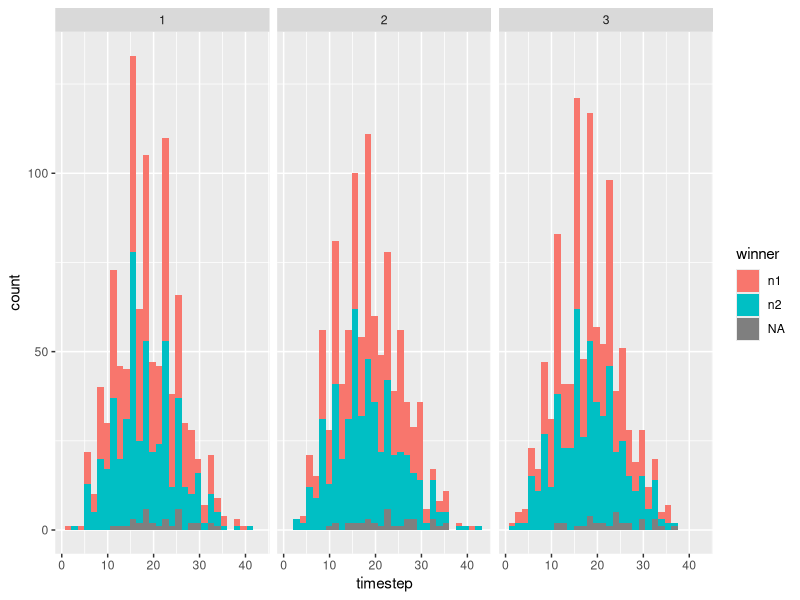
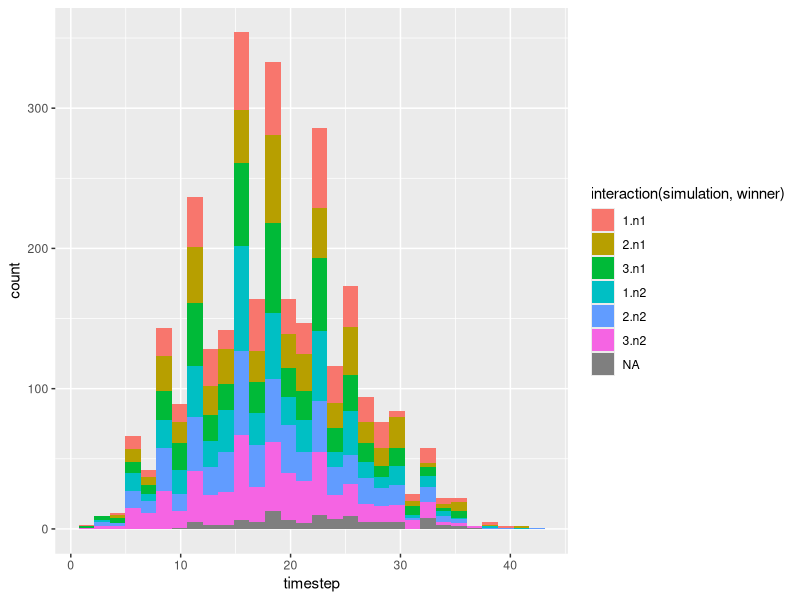

Generate these figures, in order, with R:
## ---- chunk 1
library(tidyverse)

## ---- chunk 2
my_world <- list("1" = list("n1" = 10, "n2" = 10), 
              "2" = list("n1" = 0, "n2" = 0), 
              "3" = list("n1" = 0, "n2" = 0),
              "4" = list("n1" = 0, "n2" = 0), 
              "5" = list("n1" = 0, "n2" = 0), 
              "6" = list("n1" = 0, "n2" = 0), 
              "7" = list("n1" = 0, "n2" = 0), 
              "8" = list("n1" = 0, "n2" = 0), 
              "9" = list("n1" = 0, "n2" = 0), 
              "10" = list("n1" = 0, "n2" = 0))
my_params <- list("n1" = list("r" = 0.1, "k" = 1000), 
               "n2" = list("r" = 0.1, "k" = 1000))
## ---- chunk 3
migrants_number <- function(n){
  return(rbinom(n = 1, size = n, prob = 0.5))
}
## ---- chunk 4
direction_generator <-function(){
  return(sample(c(-1, 1), 1))
}
direction_generator()

## ---- chunk 5
growth <- function(r, k, n){
  return((1 + r*(1-n/k))*n)
}
growth(r = 10, k = 100, n = 10)
## ---- chunk 6
simulate <- function(world, params){
  # running for a max of 1000 time steps
  # should stop before 1000 when a population wins
  i <- 0
  while(i<1000){
    
    # growth on all patches
    for(patch in seq(1, length(world))){
      
      # growth within each patch
      for(pop in seq(1, length(world[[patch]]))){
        curr_pop_name <- names(world[[patch]][pop])
        curr_pop <- world[[patch]][[curr_pop_name]]
        world[[patch]][[curr_pop_name]] <- round(growth(r = params[[curr_pop_name]][["r"]], k = params[[curr_pop_name]][["k"]], n = curr_pop)) -> curr_pop
      }
    }
    
    # movement on all patches
    for(patch in seq(1, length(world))){
      
      # movement of each patch
      for(pop in seq(1, length(world[[patch]]))){
        curr_pop_name <- names(world[[patch]][pop])
        curr_pop <- world[[patch]][[curr_pop_name]]
        migrants <- migrants_number(floor(curr_pop))
        direction <- direction_generator()
        destination <- patch + direction
        if(all(destination > 0 & destination <= length(world))){
          world[[patch]][[curr_pop_name]] <- world[[patch]][[curr_pop_name]] - migrants
          world[[destination]][[curr_pop_name]] <- world[[destination]][[curr_pop_name]] + migrants
      }
     }
    }
    
    # checking if one of them won
    if(sum(unlist(world[[length(world)]])) > 0){
      result <- list(world)
      last_patch <- unlist(world[[length(world)]])
      
      # checking who won
      winner <- case_when(
        last_patch[[1]] > 0 & last_patch[[2]] > 0 ~ NA,
        last_patch[[1]] == 0 & last_patch[[2]] > 0 ~ "n2",
        last_patch[[2]] == 0 & last_patch[[1]] > 0 ~ "n1"
          )
      
      loser <- case_when(
        winner == "n1" ~ "n2",
        winner == "n2" ~ "n1",
        winner == NA ~ NA
      )
      
      winner_r <- params[[winner]][["r"]]
      winner_k <- params[[winner]][["k"]]
      loser_r <- params[[loser]][["r"]]
      loser_k <- params[[loser]][["k"]]
      
      # put the results in a new row in simulation_data  
      simulation_data %>% add_row(worlds = result, timestep = i, parameters = list(params), winner = winner, winner_r = winner_r, winner_k = winner_k, loser_r = loser_r, loser_k = loser_k) -> simulation_data
      return(simulation_data)
    }
    i <- i + 1
  }
  }
## ---- chunk 7
# #making the dataframe empty
# simulation_data <- tibble(worlds = list(), timestep = numeric(), parameters = list(), winner = character(), winner_r = numeric(), winner_k = numeric(), loser_r = numeric(), loser_k = numeric())
# 
# #running our simulation for howevermany replications we want
# for(i in seq(1, 1000, 1)){
# simulation_data <- simulate(my_world, my_params)
# }

## ---- chunk 8
# dummy_world <- list("1" = list("n1" = 10, "n2" = 10), 
#                     "2" = list("n1" = 0, "n2" = 0), 
#                     "3" = list("n1" = 0, "n2" = 0),
#                     "4" = list("n1" = 0, "n2" = 0), 
#                     "5" = list("n1" = 0, "n2" = 0), 
#                     "6" = list("n1" = 0, "n2" = 0), 
#                     "7" = list("n1" = 0, "n2" = 0), 
#                     "8" = list("n1" = 0, "n2" = 0), 
#                     "9" = list("n1" = 0, "n2" = 0), 
#                     "10" = list("n1" = 0, "n2" = 0))

# make world with a number of patches
dummy_world <- vector(mode="list",length=10)
names(dummy_world) <- as.character(1:length(dummy_world))
dummy_world[[1]] <- list("n1" = 10, "n2" = 10)

for (i in 2:length(dummy_world)){
  dummy_world[[i]] <- list("n1" = 0, "n2" = 0)
  i<-i+1
}

dummy_params1 <- list("n1" = list("r" = 0.1, "k" = 1000), 
                      "n2" = list("r" = 0.1, "k" = 1000))

dummy_params2 <- list("n1" = list("r" = 0.05, "k" = 1000), 
                      "n2" = list("r" = 0.1, "k" = 1000))

dummy_params3 <- list("n1" = list("r" = 0.1, "k" = 500), 
                      "n2" = list("r" = 0.1, "k" = 1000))
## ---- chunk 9
# SIM 1
#making the dataframe empty
simulation_data <- tibble(worlds = list(), timestep = numeric(), parameters = list(), winner = character(), winner_r = numeric(), winner_k = numeric(), loser_r = numeric(), loser_k = numeric())

#running our simulation for howevermany replications we want
for(i in seq(1, 1000, 1)){
simulation_data <- simulate(dummy_world, dummy_params1)
}

dummy_sim1 <- cbind(simulation_data, simulation = 1)

# SIM 2
#making the dataframe empty
simulation_data <- tibble(worlds = list(), timestep = numeric(), parameters = list(), winner = character(), winner_r = numeric(), winner_k = numeric(), loser_r = numeric(), loser_k = numeric())

#running our simulation for howevermany replications we want
for(i in seq(1, 1000, 1)){
simulation_data <- simulate(dummy_world, dummy_params1)
}

dummy_sim2 <- cbind(simulation_data, simulation = 2)

# SIM 3
#making the dataframe empty
simulation_data <- tibble(worlds = list(), timestep = numeric(), parameters = list(), winner = character(), winner_r = numeric(), winner_k = numeric(), loser_r = numeric(), loser_k = numeric())

#running our simulation for howevermany replications we want
for(i in seq(1, 1000, 1)){
simulation_data <- simulate(dummy_world, dummy_params1)
}

dummy_sim3 <- cbind(simulation_data, simulation = 3)


dummy_all <- rbind(dummy_sim1,dummy_sim2,dummy_sim3)
## ---- chunk 10
dummy_all %>%
  ggplot(aes(x=timestep, fill=winner)) +
  geom_histogram() +
  facet_wrap(dummy_all$simulation)

dummy_all %>%
  group_by(simulation, winner) %>%
  ggplot(aes(timestep, fill=interaction(simulation,winner))) +
  geom_histogram()

  
